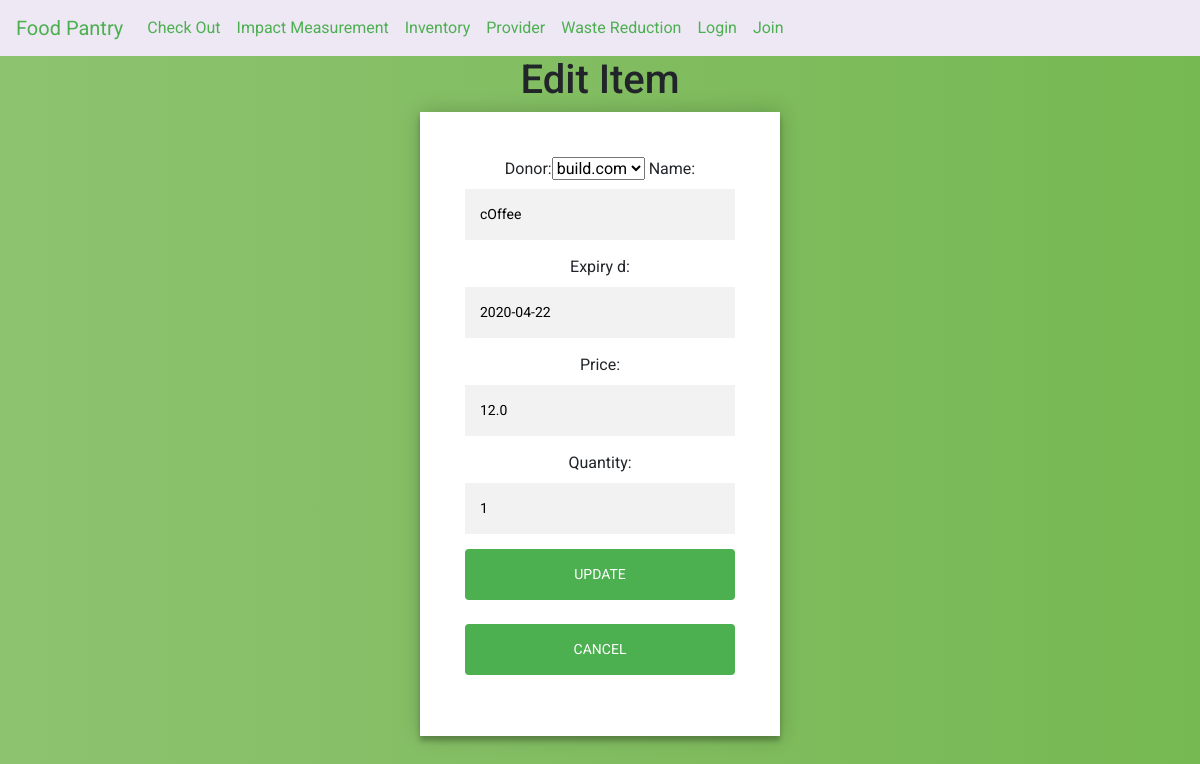
/update/2/, run on an earlier commit of the app's database.
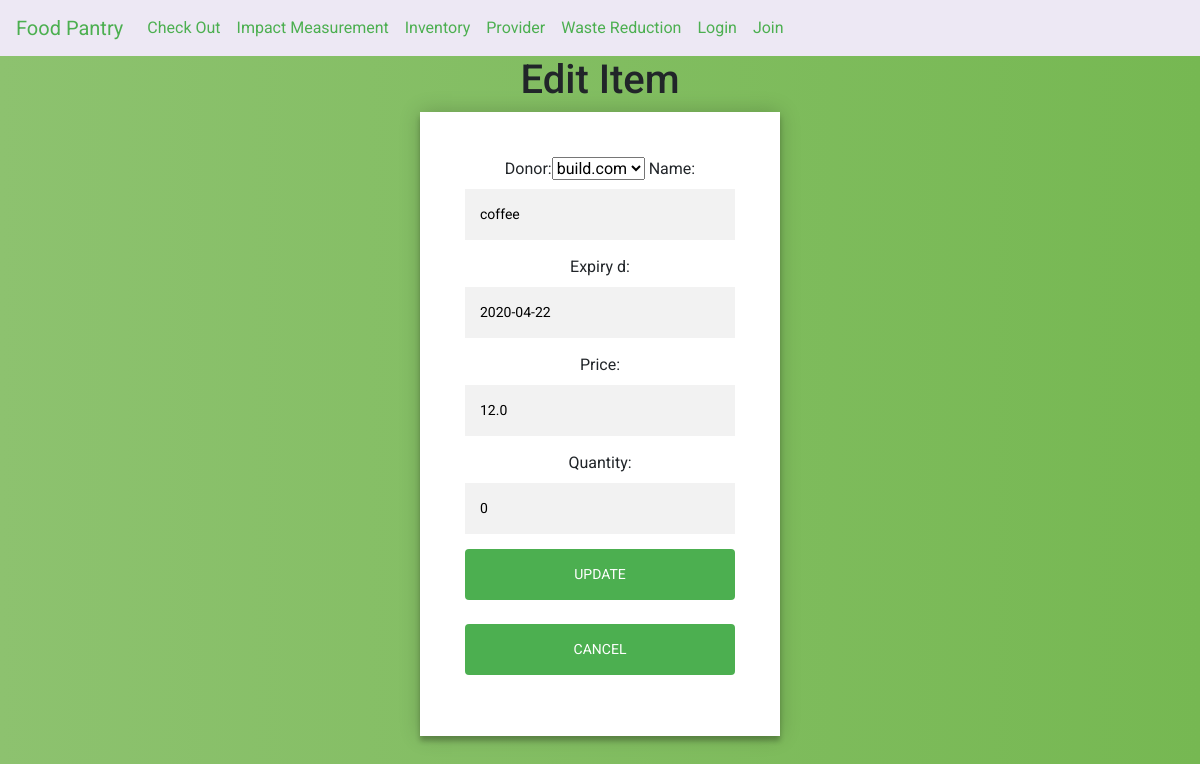
And on a later commit of the database.
### inventory/models.py (models this page shows, shortened)
class inventory(models.Model):
     donor = models.ForeignKey(provider, on_delete=models.CASCADE,related_name='donor')
     name = models.CharField(max_length=100)
     registration_D = models.DateField(auto_now=True)
     expiry_D = models.DateField()
     price = models.FloatField()
     quantity =  models.PositiveIntegerField()

### inventory/views.py (the view)
# urls.py: path('update/<str:pk>/', inventory_views.update, name='update'),
def update(request, pk):
	item = inventory.objects.get(id=pk)
	form = inventory_form(instance=item)
	if request.method == 'POST':
		form = inventory_form(request.POST, instance=item)
		if form.is_valid():
			form.save()
			return redirect('inventory_view')
	context = {'form':form}
	return render(request, 'inventory/update.html', context)

### inventory/forms.py
class inventory_form(forms.ModelForm):
    name = forms.CharField(widget=forms.TextInput(attrs={'placeholder': 'Item Name '}))
    expiry_D = forms.CharField(widget=forms.TextInput(attrs={'placeholder': 'Expiry Date '}))
    price = forms.CharField(widget=forms.TextInput(attrs={'placeholder': 'Price'}))
    quantity  = forms.CharField(widget=forms.TextInput(attrs={'placeholder': 'Quantity '}))
    class Meta():
	     model = inventory
	     fields = '__all__'

### provider/models.py (called while the page is built)
    def __str__(self):
          return self.donor_name

### templates/inventory/update.html (shortened to what this page needs)
<html>
<head>
	{% include "dashboard/shared_links.html" %}
</head>
<body>
	{% include "dashboard/navigation_bar.html" %}
<h1>Edit Item</h1>
<div class="form">
    <div class = "login-form">
      <form method="POST" action="">
 	{{form}}
        <br>
        <button type="submit" class="btn btn-primary" name = "Edit_Task">Update</button>
                <a href="/inventory/">
                  <br>
                  <br>
        	<button type="submit" class="btn btn-primary" value="Cancel" name = "Cancel">Cancel</button>
      </form>
    </div>
  </div>
</body>
</html>

What changed in the data, as far as the page shows it:
changed inventory "build.com": name "cOffee" → "coffee"; quantity "1" → "0"
